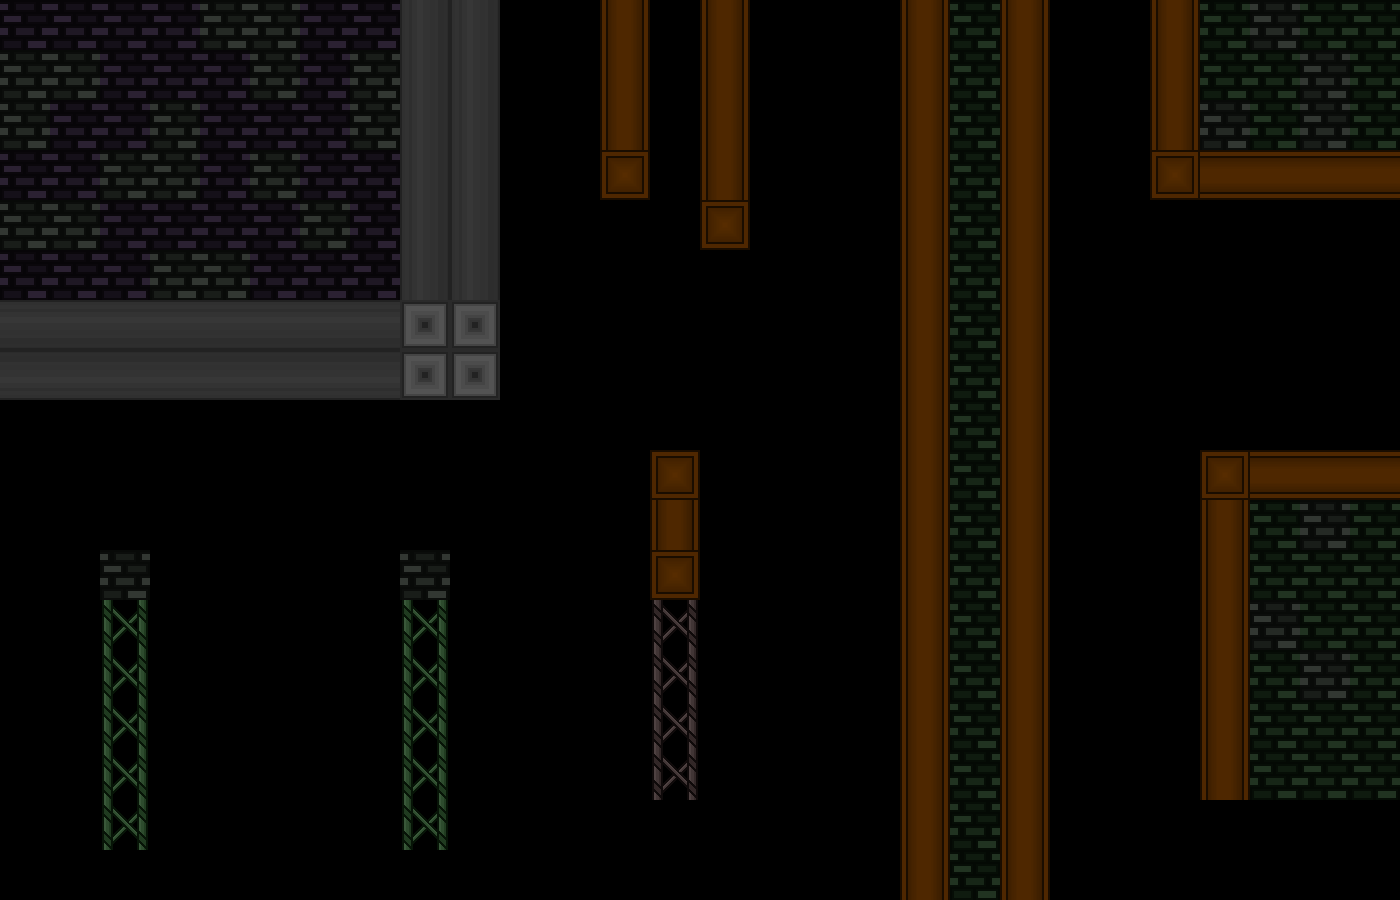

This game map was drawn from its Tiled (.tmx) file and the tilesets committed beside it. A one-line description and the trimmed map source follow:
An orthogonal 28x18 tile map with 50x50 px tiles, 3 tile layers (tiles-main, tiles-deco, tiles-deco2), 8 tilesets and 62 objects (28x spike, 18x laser, 5x warp, 2x falling, platform).

<map version="1.10" tiledversion="1.11.2" orientation="orthogonal" renderorder="right-down" width="28" height="18" tilewidth="50" tileheight="50" infinite="0" nextlayerid="25" nextobjectid="1032">
 <properties>
  <property name="songName" value="rain" />
 </properties>
 <tileset firstgid="1" source="ch1-tiles.tsx" />
 <tileset firstgid="81" source="../../textures/trampoline.tsx" />
 <tileset firstgid="84" source="../../textures/save.tsx" />
 <tileset firstgid="85" source="../../textures/spike.tsx" />
 <tileset firstgid="93" source="../../textures/laser.tsx" />
 <tileset firstgid="111" source="../../textures/light.tsx" />
 <tileset firstgid="112" source="../../textures/trampoline-mini.tsx" />
 <tileset firstgid="121" source="../../textures/transition-tiles.tsx" />
 <layer id="1" name="tiles-main" width="28" height="18">
  <data>[504 cells, 98 non-empty, 7 distinct tile ids]</data>
 </layer>
 <layer id="5" name="tiles-deco" width="28" height="18">
  <data>[504 cells, 112 non-empty, 5 distinct tile ids]</data>
 </layer>
 <layer id="18" name="tiles-deco2" width="28" height="18">
  <data>[504 cells, 0 non-empty, 0 distinct tile ids]</data>
 </layer>
 <objectgroup id="24" name="slab-poison" />
 <objectgroup id="16" name="falling">
  <properties>
   <property name="direction" value="down" />
  </properties>
  <object id="991" name="falling" gid="40" x="100" y="600" width="50" height="50">
   <properties>
    <property name="direction" value="down" />
   </properties>
  </object>
  <object id="1000" name="falling" gid="40" x="400" y="600" width="50" height="50">
   <properties>
    <property name="direction" value="down" />
   </properties>
  </object>
 </objectgroup>
 <objectgroup id="13" name="platform">
  <object id="1002" name="platform" gid="27" x="800" y="700" width="50" height="50">
   <properties>
    <property name="direction" value="up" />
   </properties>
  </object>
 </objectgroup>
 <objectgroup id="7" name="trampoline" />
 <objectgroup id="19" name="trampoline-mini" />
 <objectgroup id="9" name="spike-normal" visible="0">
  <object id="961" name="spike" gid="91" x="0" y="760" width="50" height="50">
   <properties>
    <property name="direction" value="6" />
   </properties>
  </object>
  <object id="962" name="spike" gid="91" x="50" y="760" width="50" height="50">
   <properties>
    <property name="direction" value="6" />
   </properties>
  </object>
  <object id="963" name="spike" gid="91" x="100" y="760" width="50" height="50">
   <properties>
    <property name="direction" value="6" />
   </properties>
  </object>
  <object id="964" name="spike" gid="91" x="150" y="760" width="50" height="50">
   <properties>
    <property name="direction" value="6" />
   </properties>
  </object>
  <object id="965" name="spike" gid="91" x="200" y="760" width="50" height="50">
   <properties>
    <property name="direction" value="6" />
   </properties>
  </object>
  <object id="966" name="spike" gid="91" x="250" y="760" width="50" height="50">
   <properties>
    <property name="direction" value="6" />
   </properties>
  </object>
  <object id="967" name="spike" gid="91" x="300" y="760" width="50" height="50">
   <properties>
    <property name="direction" value="6" />
   </properties>
  </object>
  <object id="968" name="spike" gid="91" x="350" y="760" width="50" height="50">
   <properties>
    <property name="direction" value="6" />
   </properties>
  </object>
  <object id="969" name="spike" gid="91" x="400" y="760" width="50" height="50">
   <properties>
    <property name="direction" value="6" />
   </properties>
  </object>
  <object id="970" name="spike" gid="91" x="450" y="760" width="50" height="50">
   <properties>
    <property name="direction" value="6" />
   </properties>
  </object>
  <object id="971" name="spike" gid="91" x="500" y="760" width="50" height="50">
   <properties>
    <property name="direction" value="6" />
   </properties>
  </object>
  <object id="972" name="spike" gid="91" x="550" y="760" width="50" height="50">
   <properties>
    <property name="direction" value="6" />
   </properties>
  </object>
  <object id="973" name="spike" gid="91" x="600" y="760" width="50" height="50">
   <properties>
    <property name="direction" value="6" />
   </properties>
  </object>
  <object id="974" name="spike" gid="91" x="650" y="760" width="50" height="50">
   <properties>
    <property name="direction" value="6" />
   </properties>
  </object>
  <object id="975" name="spike" gid="91" x="700" y="760" width="50" height="50">
   <properties>
    <property name="direction" value="6" />
   </properties>
  </object>
  <object id="976" name="spike" gid="91" x="750" y="760" width="50" height="50">
   <properties>
    <property name="direction" value="6" />
   </properties>
  </object>
  <object id="977" name="spike" gid="91" x="800" y="760" width="50" height="50">
   <properties>
    <property name="direction" value="6" />
   </properties>
  </object>
  <object id="978" name="spike" gid="91" x="850" y="760" width="50" height="50">
   <properties>
    <property name="direction" value="6" />
   </properties>
  </object>
  <object id="979" name="spike" gid="91" x="900" y="760" width="50" height="50">
   <properties>
    <property name="direction" value="6" />
   </properties>
  </object>
  <object id="980" name="spike" gid="91" x="950" y="760" width="50" height="50">
   <properties>
    <property name="direction" value="6" />
   </properties>
  </object>
  <object id="981" name="spike" gid="91" x="1000" y="760" width="50" height="50">
   <properties>
    <property name="direction" value="6" />
   </properties>
  </object>
  <object id="982" name="spike" gid="91" x="1050" y="760" width="50" height="50">
   <properties>
    <property name="direction" value="6" />
   </properties>
  </object>
  <object id="983" name="spike" gid="91" x="1100" y="760" width="50" height="50">
   <properties>
    <property name="direction" value="6" />
   </properties>
  </object>
  <object id="984" name="spike" gid="91" x="1150" y="760" width="50" height="50">
   <properties>
    <property name="direction" value="6" />
   </properties>
  </object>
  <object id="985" name="spike" gid="91" x="1200" y="760" width="50" height="50">
   <properties>
    <property name="direction" value="6" />
   </properties>
  </object>
  <object id="986" name="spike" gid="91" x="1250" y="760" width="50" height="50">
   <properties>
    <property name="direction" value="6" />
   </properties>
  </object>
  <object id="987" name="spike" gid="91" x="1300" y="760" width="50" height="50">
   <properties>
    <property name="direction" value="6" />
   </properties>
  </object>
  <object id="988" name="spike" gid="91" x="1350" y="760" width="50" height="50">
   <properties>
    <property name="direction" value="6" />
   </properties>
  </object>
 </objectgroup>
 <objectgroup id="8" name="save" />
 <objectgroup id="21" name="acidlayer" />
 <objectgroup id="10" name="laser">
  <object id="993" name="laser" gid="99" x="250" y="550" width="50" height="50">
   <properties>
    <property name="direction" value="v" />
   </properties>
  </object>
  </objectgroup>
 <objectgroup id="11" name="bg">
  <properties>
   <property name="bgName" value="castleBG3" />
  </properties>
 </objectgroup>
 <objectgroup id="12" name="foregroundEffect">
  <properties>
   <property name="foregroundEffectType" value="toxic" />
  </properties>
 </objectgroup>
 <objectgroup id="22" name="mapEffect">
  <properties>
   <property name="effectType" value="poison-fog" />
  </properties>
 </objectgroup>
 <objectgroup id="15" name="music">
  <properties>
   <property name="songName" value="castle_underground" />
  </properties>
 </objectgroup>
 <objectgroup id="20" name="warps">
  <!-- 13 objects omitted --></objectgroup>
</map>
<!-- 30 of 62 objects omitted -->
